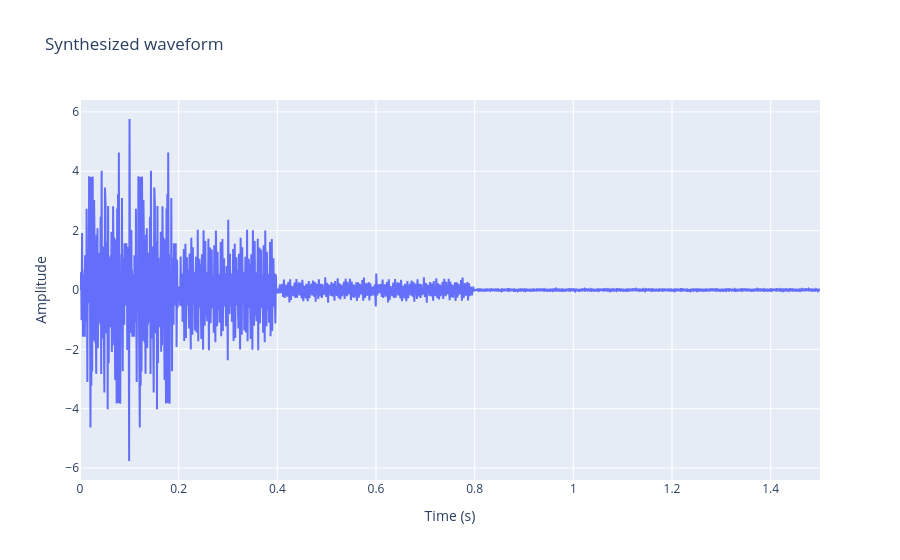
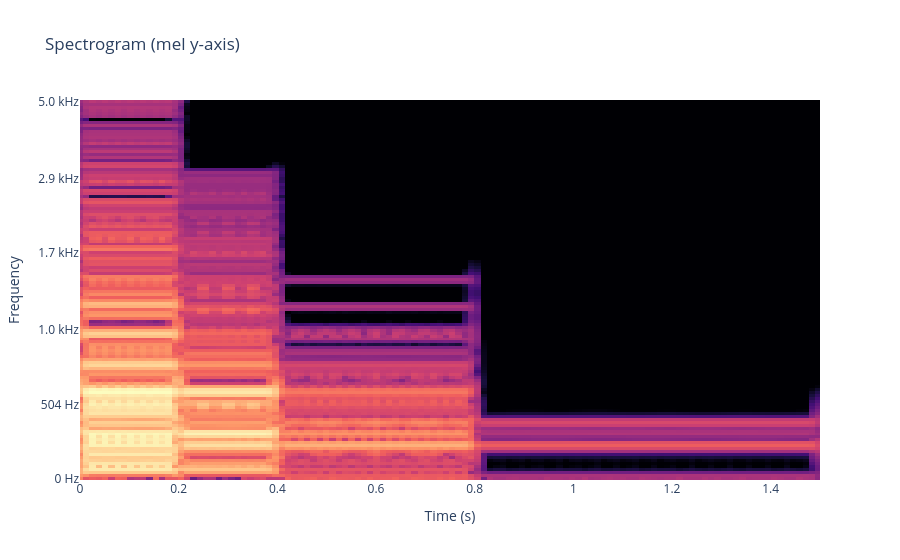

Notebook code for these charts, in order:
### Code cell
from audiospylt.plot_wave import plot_waves

# define the time vector (from 0 to n seconds, with a step of k seconds)
k=0.0001
sample_rate = 1.0 / k

# Optional FFT/spectrogram settings (forwarded to py_scripts.audio_utils.plot_spectrogram)
spectrogram_kwargs = {
    # y-axis scaling
    "y_axis_mode": "mel",         # 'linear' | 'log' | 'mel' | 'mixed'
    "y_axis_mix": 0.5,              # 0..1 (only for 'mixed')
    "mixed_log_floor_hz": 1.0,      # >0 (only for 'mixed')

    # FFT/time-frequency settings
    "n_fft": 512,                  # FFT size; larger -> finer freq, coarser time
    "window_type": "hann",         # window shape
    "overlap": 0.75,                 # keep <0.95
    "oversample_factor": 1.0,       # >=1.0; 2.0 pads FFT

    # mel settings (only for y_axis_mode='mel')
    "mel_bins": 128,
    "mel_fmax": sample_rate / 2,    # cap at Nyquist

    # rendering
    "scaling": "density",          # 'density' | 'spectrum'
    "mode": "magnitude",           # 'magnitude' | 'psd'
    "cmap": "Magma",
    "boundary": "zeros",
    "padded": True,
    "time_range": "signal",
    "show": True,                 # display figure
}

# Default behavior: show synthesized waveform only (k-resolution intact).
# Flip show_fft=True when you want the spectrogram.
y_combined = plot_waves(
    df_stretch,
    k,
    edge_fade_s=0.005,      # 5 ms
    phase_mode="global",    # helps continuity for freq_start==freq_stop bins
    show_waveform=True,
    show_fft=True,
    spectrogram_kwargs=spectrogram_kwargs,
)

### Figure 1 — Plotly figure (JSON) as saved in the notebook; plotly's stock layout.template omitted (floating-point values rounded to 4 significant figures; data arrays with more than 128 entries replaced by an {"elided": "..."} marker saying what was removed)
{"data": [{"mode": "lines", "name": "Synthesized", "type": "scatter", "x": {"elided": "15001 float values"}, "y": {"elided": "15001 float values"}}], "layout": {"title": {"text": "Synthesized waveform"}, "xaxis": {"range": [0, 1.5], "title": {"text": "Time (s)"}}, "yaxis": {"title": {"text": "Amplitude"}}}}

### Figure 2 — Plotly figure (JSON) as saved in the notebook; plotly's stock layout.template omitted (floating-point values rounded to 4 significant figures; data arrays with more than 128 entries replaced by an {"elided": "..."} marker saying what was removed)
{"data": [{"coloraxis": "coloraxis", "hovertemplate": "Time (s): %{x}<br>Frequency: %{y}<br>Amplitude (dB): %{z}<extra></extra>", "name": "0", "type": "heatmap", "x": [0.0, 0.0128, 0.0256, 0.0384, 0.0512, 0.064, 0.0768, 0.0896, 0.1024, 0.1152, 0.128, 0.1408, 0.1536, 0.1664, 0.1792, 0.192, 0.2048, 0.2176, 0.2304, 0.2432, 0.256, 0.2688, 0.2816, 0.2944, 0.3072, 0.32, 0.3328, 0.3456, 0.3584, 0.3712, 0.384, 0.3968, 0.4096, 0.4224, 0.4352, 0.448, 0.4608, 0.4736, 0.4864, 0.4992, 0.512, 0.5248, 0.5376, 0.5504, 0.5632, 0.576, 0.5888, 0.6016, 0.6144, 0.6272, 0.64, 0.6528, 0.6656, 0.6784, 0.6912, 0.704, 0.7168, 0.7296, 0.7424, 0.7552, 0.768, 0.7808, 0.7936, 0.8064, 0.8192, 0.832, 0.8448, 0.8576, 0.8704, 0.8832, 0.896, 0.9088, 0.9216, 0.9344, 0.9472, 0.96, 0.9728, 0.9856, 0.9984, 1.011, 1.024, 1.037, 1.05, 1.062, 1.075, 1.088, 1.101, 1.114, 1.126, 1.139, 1.152, 1.165, 1.178, 1.19, 1.203, 1.216, 1.229, 1.242, 1.254, 1.267, 1.28, 1.293, 1.306, 1.318, 1.331, 1.344, 1.357, 1.37, 1.382, 1.395, 1.408, 1.421, 1.434, 1.446, 1.459, 1.472, 1.485, 1.498, 1.51], "xaxis": "x", "y": [0, 1, 2, 3, 4, 5, 6, 7, 8, 9, 10, 11, 12, 13, 14, 15, 16, 17, 18, 19, 20, 21, 22, 23, 24, 25, 26, 27, 28, 29, 30, 31, 32, 33, 34, 35, 36, 37, 38, 39, 40, 41, 42, 43, 44, 45, 46, 47, 48, 49, 50, 51, 52, 53, 54, 55, 56, 57, 58, 59, 60, 61, 62, 63, 64, 65, 66, 67, 68, 69, 70, 71, 72, 73, 74, 75, 76, 77, 78, 79, 80, 81, 82, 83, 84, 85, 86, 87, 88, 89, 90, 91, 92, 93, 94, 95, 96, 97, 98, 99, 100, 101, 102, 103, 104, 105, 106, 107, 108, 109, 110, 111, 112, 113, 114, 115, 116, 117, 118, 119, 120, 121, 122, 123, 124, 125, 126, 127], "yaxis": "y", "z": {"elided": "128x119 float values"}}], "layout": {"coloraxis": {"colorbar": {"title": {"text": "Amplitude (dB)"}}, "colorscale": [[0, "#000004"], [0.1111, "#180f3d"], [0.2222, "#440f76"], [0.3333, "#721f81"], [0.4444, "#9e2f7f"], [0.5556, "#cd4071"], [0.6667, "#f1605d"], [0.7778, "#fd9668"], [0.8889, "#feca8d"], [1, "#fcfdbf"]], "showscale": false}, "title": {"text": "Spectrogram (mel y-axis)"}, "xaxis": {"anchor": "y", "domain": [0, 1], "range": [0, 1.5], "title": {"text": "Time (s)"}}, "yaxis": {"anchor": "x", "autorange": true, "domain": [0, 1], "tickmode": "array", "ticktext": ["0 Hz", "504 Hz", "1.0 kHz", "1.7 kHz", "2.9 kHz", "5.0 kHz"], "tickvals": [0, 25, 50, 76, 101, 127], "title": {"text": "Frequency"}, "type": "linear"}}}
